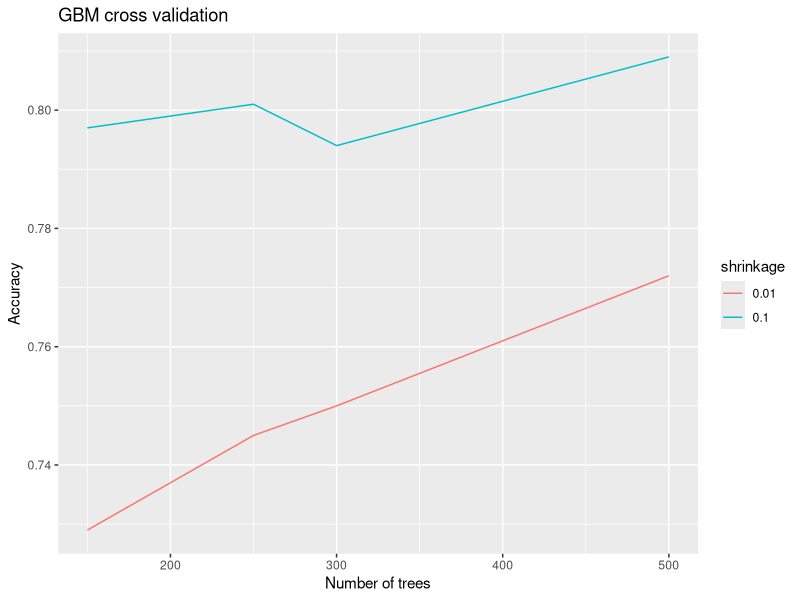
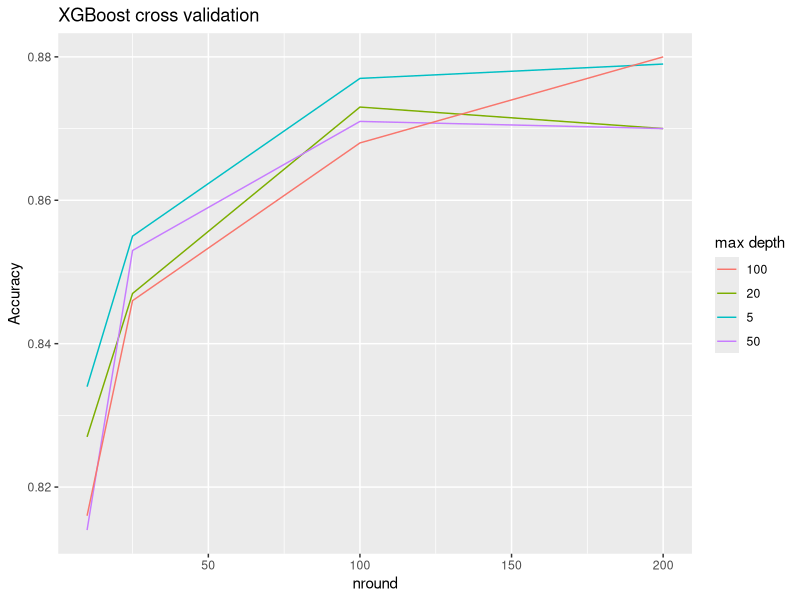

These charts were generated, in order, by the following R code: (Note: this script raises an error after producing the figures.)
# gbm error
df1<-data.frame(x=c(150,250,300,500),y=rep(1,4)-c(0.271,0.255,0.25,0.228))
df2<-data.frame(x=c(150,250,300,500),y=rep(1,4)-c(0.203,0.199,0.206,0.191))

library(ggplot2)
ggplot(df1,aes(x,y))+geom_line(aes(color="0.01"))+
  geom_line(data=df2,aes(color="0.1"))+
  labs(color="shrinkage")+
  xlab('Number of trees')+
  ylab('Accuracy')+
  ggtitle('GBM cross validation')



df1<-data.frame(x=c(10,25,100,200),y=rep(1,4)-c(0.166,0.145,0.123,0.121))
df2<-data.frame(x=c(10,25,100,200),y=rep(1,4)-c(0.173,0.153,0.127,0.13))
df3<-data.frame(x=c(10,25,100,200),y=rep(1,4)-c(0.186,0.147,0.129,0.13))
df4<-data.frame(x=c(10,25,100,200),y=rep(1,4)-c(0.184,0.154,0.132,0.12))

ggplot(df1,aes(x,y))+geom_line(aes(color="5"))+
  geom_line(data=df2,aes(color="20"))+
  geom_line(data=df3,aes(color="50"))+
  geom_line(data=df4,aes(color="100"))+
  labs(color="max depth")+
  xlab('nround')+
  ylab('Accuracy')+
  ggtitle('XGBoost cross validation')



train_index <- sort(sample(1:length(label_train),0.7*length(label_train)))

xgb_fit <- xgb_train(feature_train[train_index,],label_train[train_index],run.cv=run.cv)
pred_label_xgb <- xgb_test(xgb_fit,feature_train[-train_index,])
mean(pred_label_xgb==label_train[-train_index])

df1<-data.frame(x=c(10,25,100,200),y=rep(1,4)-c(0.166,0.145,0.123,0.121))




